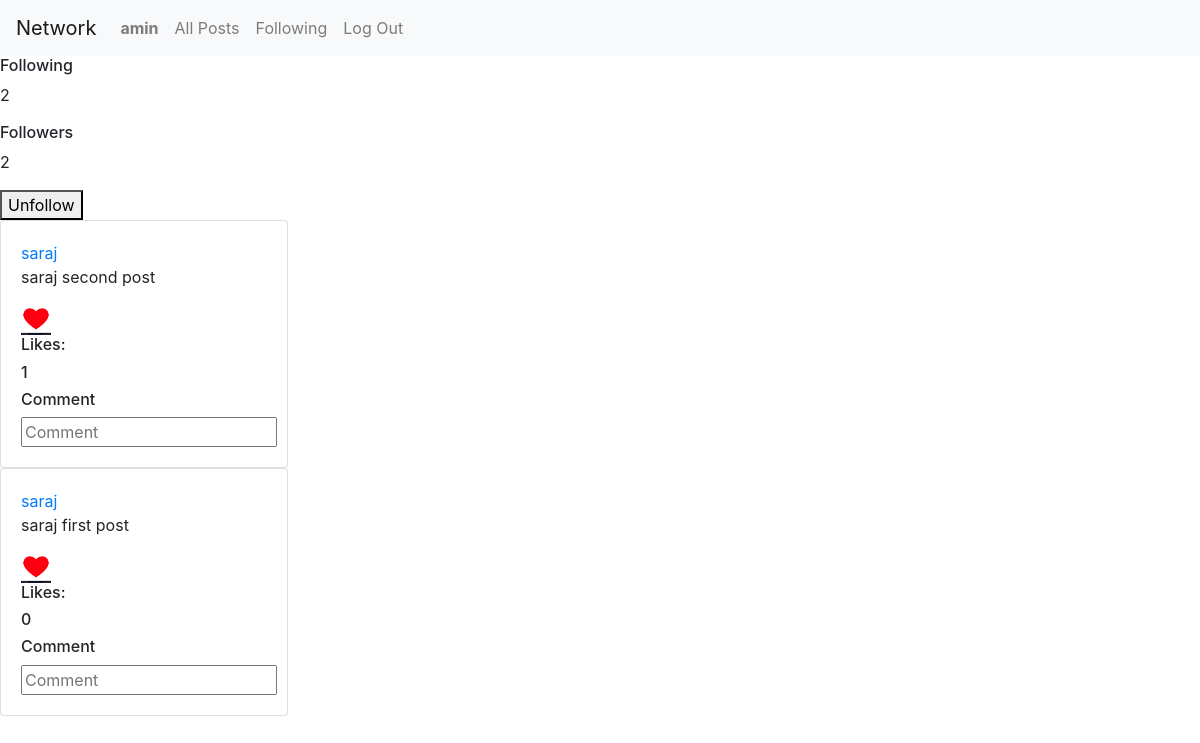
The page /profile/2 (signed in) on the database its author committed.
### network/models.py (models this page shows, shortened)
class User(AbstractUser):
    pass

class Post(models.Model):
    user = models.ForeignKey(User, on_delete = models.CASCADE)
    post_text = models.CharField(max_length = 10000)
    posting_time = models.DateTimeField(default = datetime.now)
    like_count = models.IntegerField(default =0)

### network/views.py (the view)
# urls.py: path("profile/<int:user_id>", views.profile, name="profile"),
def profile(request, user_id):
    user = User.objects.get(pk = user_id)
    this_user_posts = Post.objects.filter(user= user)
    reversed_posts = []
    for i in reversed(range(len(this_user_posts))):
        reversed_posts.append(this_user_posts[i])
    follow = True
    try:
        Follow.objects.get(followed_person = user, follower = request.user)
        follow = True
    except ObjectDoesNotExist:
        follow = False
    follower_count = count_follower(user_id)
    following_count = count_follower(user_id)
    return render(request, 'network/profile.html', {'posts': reversed_posts, 'follow': follow, "post_user_id": user_id, "followers": follower_count, "following": following_count} )

### network/views.py (called while the page is built)
def count_follower(user_id):
    user = User.objects.get(pk= user_id)
    folllowers = Follow.objects.filter(followed_person = user)
    return len(folllowers)

### network/templates/network/profile.html (shortened to what this page needs)
{% extends "network/layout.html" %}
{% block body %}
    <h6>Following</h6>
    <p> {{following}} </p>
    <h6> Followers </h6>
    <p> {{followers}} </p>
    {% if not follow %}
        <a href="{% url 'follow_user' post_user_id %}"><button>Follow</button></a>
    {% else %}
        <a href="{% url 'unfollow_user' post_user_id %}"><button>Unfollow</button></a>
    {% endif %}
    {% for post in posts %}
        <div class="card" style="width: 18rem;">
            <div class="card-body">
                <a href="{% url 'profile' post.user.id %}">{{ post.user }}</a><br>
                <p class="card-text"> {{ post.post_text }} </p>
                <a href="{% url 'increase_like' post.id %}"><img src="static/network/love.png" alt="love_icon" style="width: 30px; height: 30px"></a>
                <h6>Likes:</h6>
                <h6>{{post.like_count}}</h6>
                <h6>Comment</h6>
                <form action="">
                    <input type="text" name="comment" placeholder="Comment" >
                </form>
            </div>
        </div>
    {% endfor %}
{% endblock %}

### network/templates/network/layout.html (shortened to what this page needs)
{% load static %}
<!DOCTYPE html>
<html lang="en">
    <head>
        <link rel="stylesheet" href="https://stackpath.bootstrapcdn.com/bootstrap/4.4.1/css/bootstrap.min.css">
        <link href="{% static 'network/styles.css' %}" rel="stylesheet">
    </head>
    <body>
        <nav class="navbar navbar-expand-lg navbar-light bg-light">
            <a class="navbar-brand" href="#">Network</a>
            <div>
              <ul class="navbar-nav mr-auto">
                {% if user.is_authenticated %}
                    <li class="nav-item">
                        <a class="nav-link" href="{% url 'profile' user.id %}"><strong>{{ user.username }}</strong></a>
                    </li>
                {% endif %}
                <li class="nav-item">
                  <a class="nav-link" href="{% url 'all_posts' %}">All Posts</a>
                </li>
                {% if user.is_authenticated %}
                    <li class="nav-item">
                        <a class="nav-link" href="#">Following</a>
                    </li>
                    <li class="nav-item">
                        <a class="nav-link" href="{% url 'logout' %}">Log Out</a>
                    </li>
                {% endif %}
              </ul>
            </div>
          </nav>
        <div class="body">
            {% block body %}
            {% endblock %}
        </div>
    </body>
</html>

### rows shown on the page
User: username "amin"
Post: user "saraj", post_text "saraj second post", like_count "1"
Post: user "saraj", post_text "saraj first post", like_count "0"

### other values the page prints
{{ following }} "2"
{{ followers }} "2"
